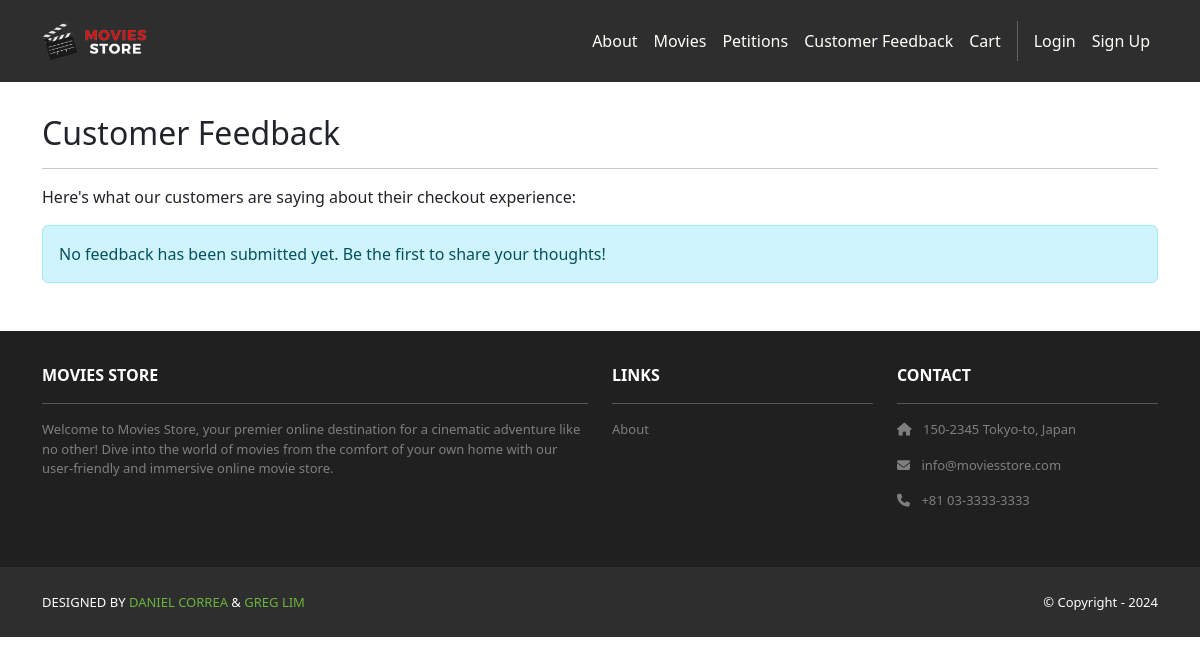
Before: /cart/feedback/ with the older database file.
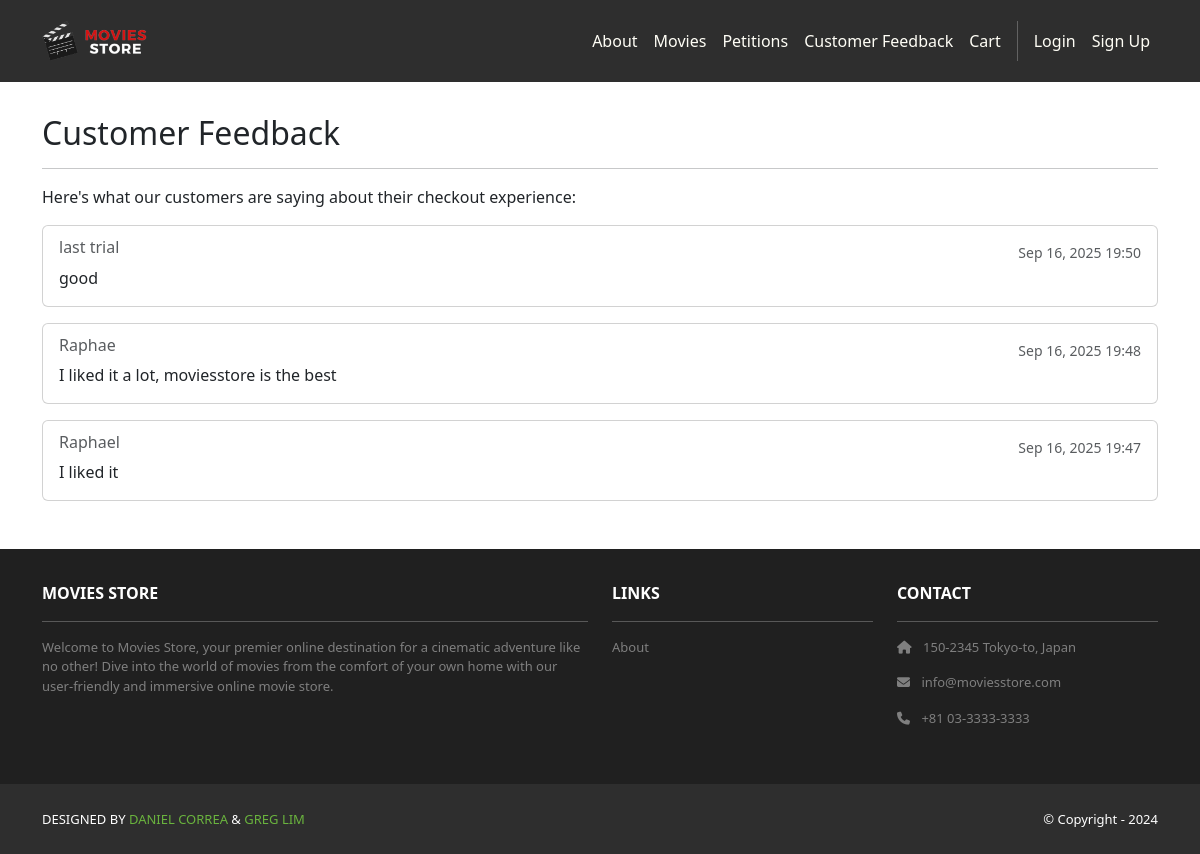
After: the same page with the newer database file.
### cart/models.py (models this page shows, shortened)
class Feedback(models.Model):
    id = models.AutoField(primary_key=True)
    name = models.CharField(max_length=100, blank=True, null=True)
    feedback_text = models.TextField()
    date = models.DateTimeField(auto_now_add=True)
    user = models.ForeignKey(User, on_delete=models.CASCADE, null=True, blank=True)

### cart/views.py (the view)
# urls.py: path('feedback/', views.feedback_list, name='cart.feedback_list'),
def feedback_list(request):
    feedbacks = Feedback.objects.all().order_by('-date')
    template_data = {}
    template_data['title'] = 'Customer Feedback'
    template_data['feedbacks'] = feedbacks
    return render(request, 'cart/feedback_list.html', {'template_data': template_data})

### cart/templates/cart/feedback_list.html
{% extends 'base.html' %}
{% block content %}
<div class="p-3">
  <div class="container">
    <div class="row mt-3">
      <div class="col mx-auto mb-3">
        <h2>Customer Feedback</h2>
        <hr />
        <p>Here's what our customers are saying about their checkout experience:</p>
        {% if template_data.feedbacks %}
          {% for feedback in template_data.feedbacks %}
            <div class="card mb-3">
              <div class="card-body">
                <div class="d-flex justify-content-between align-items-start">
                  <div>
                    <h6 class="card-subtitle mb-2 text-muted">
                      {% if feedback.name %}
                        {{ feedback.name }}
                      {% else %}
                        Anonymous
                      {% endif %}
                    </h6>
                    <p class="card-text">{{ feedback.feedback_text }}</p>
                  </div>
                  <small class="text-muted">{{ feedback.date|date:"M d, Y H:i" }}</small>
                </div>
              </div>
            </div>
          {% endfor %}
        {% else %}
          <div class="alert alert-info" role="alert">
            No feedback has been submitted yet. Be the first to share your thoughts!
          </div>
        {% endif %}
      </div>
    </div>
  </div>
</div>
{% endblock content %}

Changed rows visible on the page:
added Feedback: name "last trial", feedback_text "good", date "Sep 16, 2025 19:50"
added Feedback: name "Raphae", feedback_text "I liked it a lot, moviesstore is the best", date "Sep 16, 2025 19:48"
added Feedback: name "Raphael", feedback_text "I liked it", date "Sep 16, 2025 19:47"
Other visible differences:
text no longer shown: "No feedback has been submitted yet. Be the first to share your thoughts!"
